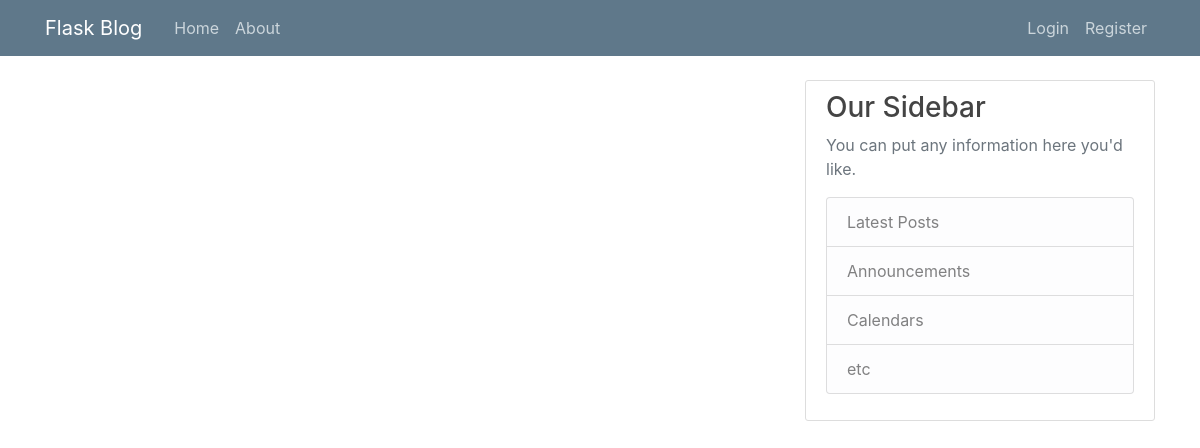
The app's page /home, older data.
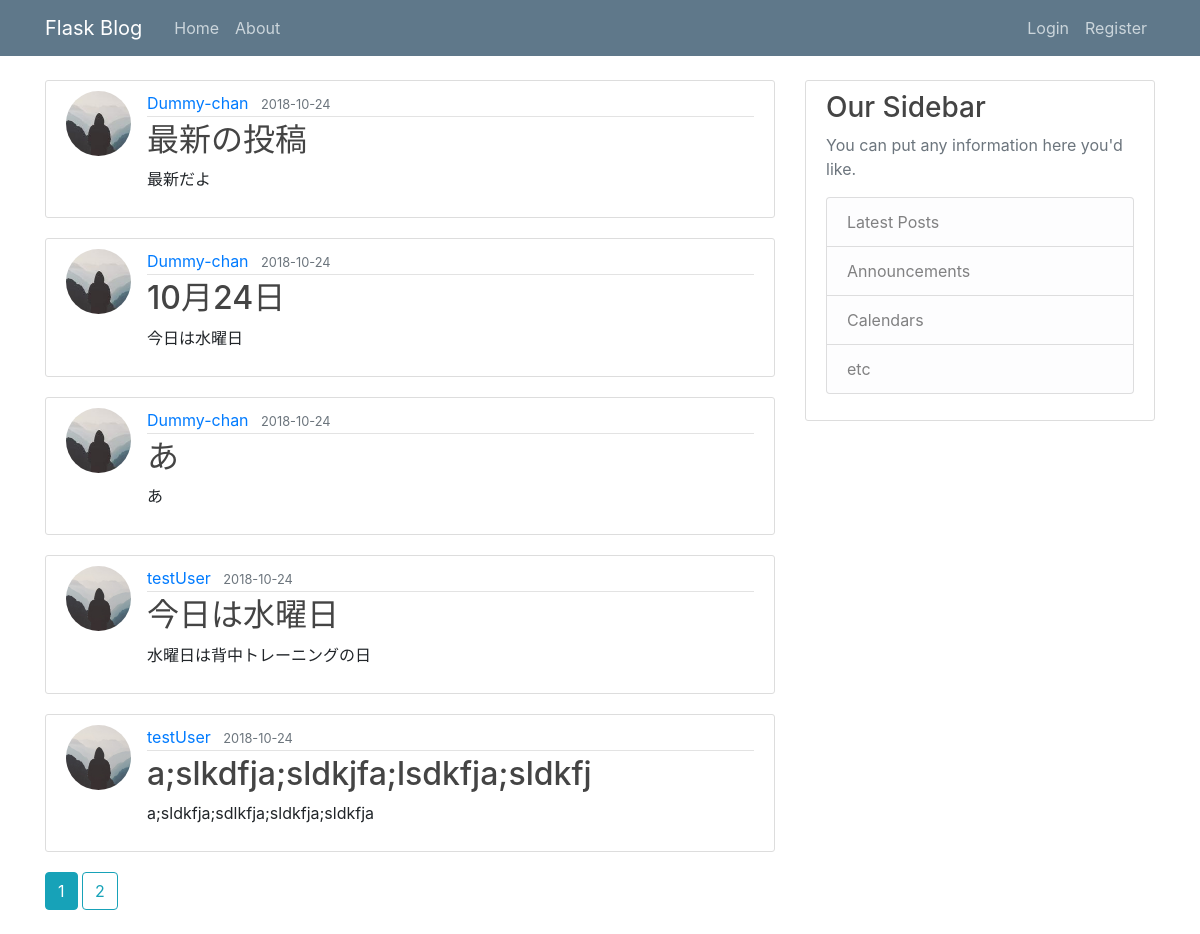
The same page, newer data.
### flaskblog/models.py (models this page shows, shortened)
class Post(db.Model):
    id = db.Column(db.Integer, primary_key=True)
    title = db.Column(db.String(100), nullable=False)
    date_posted = db.Column(db.DateTime, nullable=False, default=datetime.utcnow)
    content = db.Column(db.Text, nullable=False)
    user_id = db.Column(db.Integer, db.ForeignKey('user.id'), nullable=False)

class User(db.Model, UserMixin):
    id = db.Column(db.Integer, primary_key=True)
    username = db.Column(db.String(20), unique=True, nullable=False)
    email = db.Column(db.String(120), unique=True, nullable=False)
    image_file = db.Column(db.String(20), nullable=False, default='default.jpg')
    password = db.Column(db.String(60), nullable=False)
    posts = db.relationship('Post', backref='author', lazy=True)

### flaskblog/main/routes.py (the view)
@main.route("/")
@main.route("/home")
def home():
    page = request.args.get('page', 1, type=int)
    posts = Post.query.order_by(Post.date_posted.desc()).paginate(page=page, per_page=5)
    return render_template('home.html', posts=posts)

### flaskblog/templates/home.html
{% extends "layout.html" %}
{% block content %}
    {% for post in posts.items %}
        <article class="media content-section">
          <img class="rounded-circle article-img" src="{{ url_for('static', filename='profile_pics/' + post.author.image_file)}}">
          <div class="media-body">
            <div class="article-metadata">
              <a class="mr-2" href="{{ url_for('users.user_posts', username=post.author.username) }}">{{ post.author.username }}</a>
              <small class="text-muted">{{ post.date_posted.strftime('%Y-%m-%d') }}</small>
            </div>
            <h2><a class="article-title" href="{{ url_for('posts.post', post_id=post.id) }}">{{ post.title }}</a></h2>
            <p class="article-content">{{ post.content }}</p>
          </div>
        </article>
    {% endfor %}
    {% for page_num in posts.iter_pages(left_edge=1, right_edge=1, left_current=1, right_current=2) %}
        {% if page_num %}
          {% if posts.page == page_num %}
            <a class="btn btn-info mb-4" href="{{ url_for('main.home', page=page_num) }}">{{ page_num }}</a>
          {% else %}
            <a class="btn btn-outline-info mb-4" href="{{ url_for('main.home', page=page_num) }}">{{ page_num }}</a>
          {% endif %}
        {% else %}
          ...
        {% endif %}
    {% endfor %}
{% endblock content %}

Row changes from the older to the newer data that the page shows:
added Post: image_file (picture), author.username "Dummy-chan", date_posted "2018-10-24", title "最新の投稿", content "最新だよ"
added Post: image_file (picture), author.username "Dummy-chan", date_posted "2018-10-24", title "10月24日", content "今日は水曜日"
added Post: image_file (picture), author.username "Dummy-chan", date_posted "2018-10-24", title "あ", content "あ"
added Post: image_file (placeholder picture), author.username "testUser", date_posted "2018-10-24", title "今日は水曜日", content "水曜日は背中トレーニングの日"
added Post: image_file (placeholder picture), author.username "testUser", date_posted "2018-10-24", title "a;slkdfja;sldkjfa;lsdkfja;sldkfj", content "a;sldkfja;sdlkfja;sldkfja;sldkfja"
Text that changed along with them:
new list line: "1"
new list line: "2"
